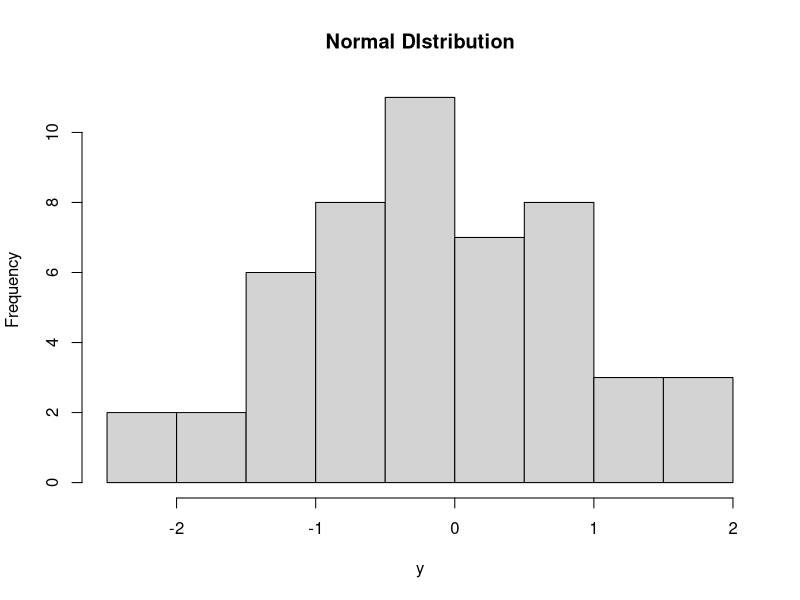

The R source for this figure:

# Create a sample of 50 numbers which are normally distributed.
y <- rnorm(50)

# Give the chart file a name.
png(file = "rnorm.png")

# Plot the histogram for this sample.
hist(y, main = "Normal DIstribution")

# Save the file.
dev.off()
